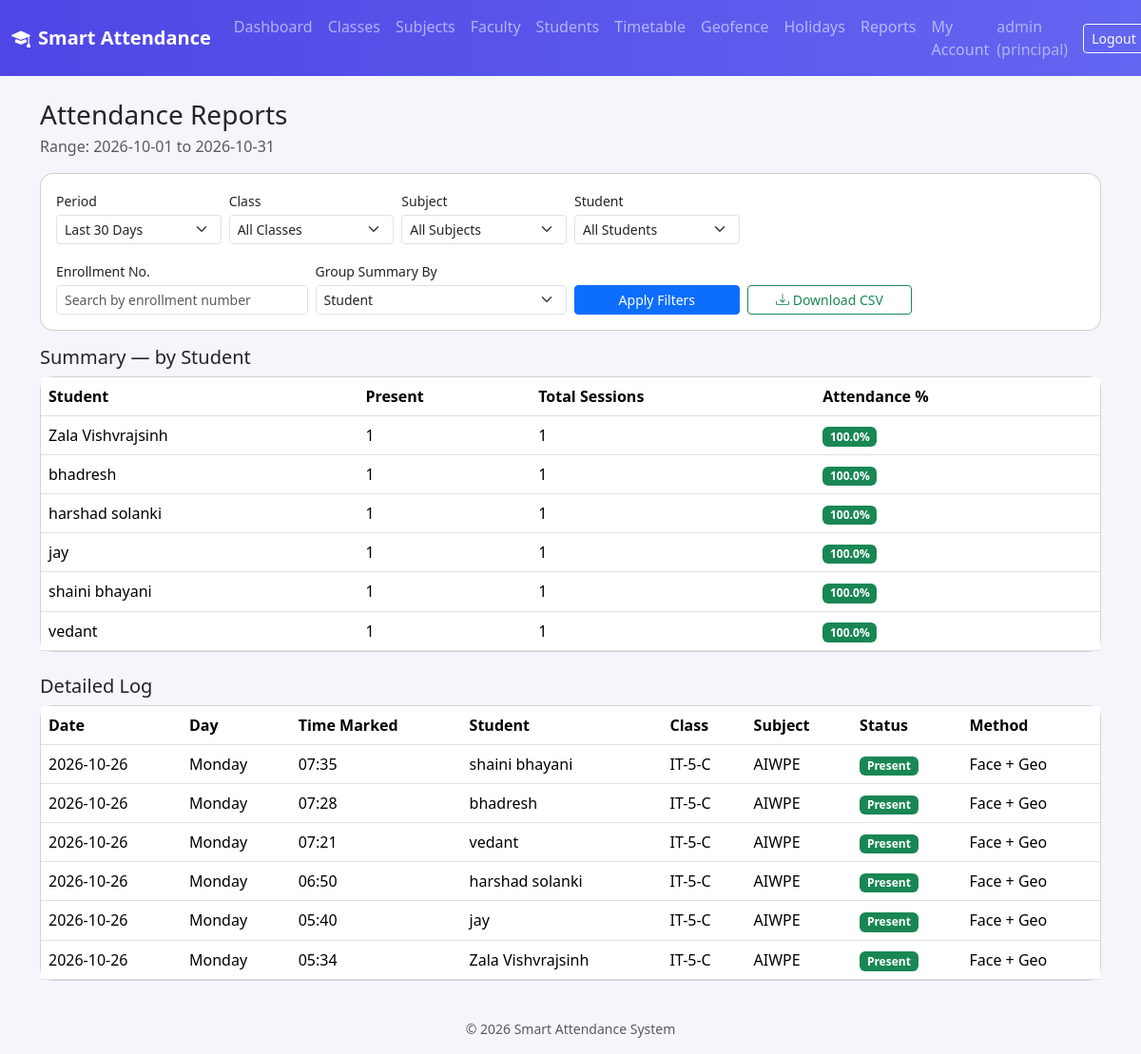
Screenshot of /principal/attendance (signed in) with the database file from the repository.
### models.py (models this page shows)
class User(db.Model, UserMixin):
    __tablename__ = "users"
    id = db.Column(db.Integer, primary_key=True)
    username = db.Column(db.String(80), unique=True, nullable=False)
    email = db.Column(db.String(120), unique=True, nullable=False)
    password_hash = db.Column(db.String(200), nullable=False)
    role = db.Column(db.String(20), nullable=False)  # principal / faculty / student
    created_at = db.Column(db.DateTime, default=datetime.utcnow)
    faculty_profile = db.relationship("Faculty", backref="user", uselist=False)
    student_profile = db.relationship("Student", backref="user", uselist=False)

class Student(db.Model):
    __tablename__ = "students"
    id = db.Column(db.Integer, primary_key=True)
    user_id = db.Column(db.Integer, db.ForeignKey("users.id"), nullable=False)
    name = db.Column(db.String(120), nullable=False)
    enrollment_no = db.Column(db.String(50), unique=True, nullable=True)
    class_id = db.Column(db.Integer, db.ForeignKey("classes.id"), nullable=False)
    face_registered = db.Column(db.Boolean, default=False)
    face_images = db.relationship("FaceImage", backref="student", cascade="all, delete-orphan")
    attendance_records = db.relationship("Attendance", backref="student", cascade="all, delete-orphan")

class Attendance(db.Model):
    __tablename__ = "attendance"
    id = db.Column(db.Integer, primary_key=True)
    student_id = db.Column(db.Integer, db.ForeignKey("students.id"), nullable=False)
    subject_id = db.Column(db.Integer, db.ForeignKey("subjects.id"), nullable=False)
    timetable_id = db.Column(db.Integer, db.ForeignKey("timetable.id"), nullable=True)
    date = db.Column(db.Date, nullable=False)
    marked_at = db.Column(db.DateTime, default=datetime.utcnow)
    status = db.Column(db.String(10), nullable=False)  # Present / Absent
    method = db.Column(db.String(20), default="manual")  # manual / face_geo
    latitude = db.Column(db.Float, nullable=True)
    longitude = db.Column(db.Float, nullable=True)
    subject = db.relationship("Subject", backref="attendance_records")

class ClassModel(db.Model):
    __tablename__ = "classes"
    id = db.Column(db.Integer, primary_key=True)
    name = db.Column(db.String(80), unique=True, nullable=False)
    subjects = db.relationship("Subject", backref="class_", cascade="all, delete-orphan")
    students = db.relationship("Student", backref="class_", cascade="all, delete-orphan")
    location = db.relationship("ClassLocation", backref="class_", uselist=False,
                                cascade="all, delete-orphan")

class Subject(db.Model):
    __tablename__ = "subjects"
    id = db.Column(db.Integer, primary_key=True)
    name = db.Column(db.String(120), nullable=False)
    class_id = db.Column(db.Integer, db.ForeignKey("classes.id"), nullable=False)

### routes/principal.py (the view)
@principal_bp.route("/attendance")
@login_required
@role_required("principal")
def attendance_report():
    group_by = request.args.get("group_by", "student")
    query, meta = _build_attendance_query(request.args)
    records = query.order_by(Attendance.date.desc(), Attendance.marked_at.desc()).all()
    group_funcs = {
        "student": (lambda r: r.student_id, lambda k: Student.query.get(k).name if Student.query.get(k) else "Unknown"),
        "subject": (lambda r: r.subject_id, lambda k: Subject.query.get(k).name if Subject.query.get(k) else "Unknown"),
        "class": (lambda r: r.student.class_id, lambda k: ClassModel.query.get(k).name if ClassModel.query.get(k) else "Unknown"),
        "week": (week_bucket_of_record, week_label),
        "month": (month_bucket_of_record, month_label),
    }
    key_func, label_func = group_funcs.get(group_by, group_funcs["student"])
    summary_rows = summarize(records, key_func, label_func)
    detail_records = records[:500]
    return render_template(
        "principal/attendance_report.html",
        records=detail_records,
        summary_rows=summary_rows,
        classes=ClassModel.query.order_by(ClassModel.name).all(),
        subjects=Subject.query.order_by(Subject.name).all(),
        students=Student.query.order_by(Student.name).all(),
        selected_class=meta["class_id"],
        selected_subject=meta["subject_id"],
        selected_student=meta["student_id"],
        selected_enrollment_no=meta["enrollment_no"],
        selected_period=meta["period"],
        selected_group_by=group_by,
        start_date=meta["custom_start"] or "",
        end_date=meta["custom_end"] or "",
        period_choices=PERIOD_CHOICES,
        range_label=f"{meta['start']} to {meta['end']}" if meta["start"] and meta["end"] else "All Time",
    )

### app.py (called while the page is built)
@login_manager.user_loader
def load_user(user_id):
    return User.query.get(int(user_id))

### utils/report_utils.py (called while the page is built, shortened)
def resolve_period(period, custom_start=None, custom_end=None):
    today = date.today()
    if period == "week":
        return today - timedelta(days=7), today
    if period == "month":
        return today - timedelta(days=30), today

def apply_date_range(query, date_column, start, end):
    if start:
        query = query.filter(date_column >= start)
    if end:
        query = query.filter(date_column <= end)
    return query

def summarize(records, key_func, label_func):
    buckets = defaultdict(lambda: {"total": 0, "present": 0})
    for r in records:
        key = key_func(r)
        buckets[key]["total"] += 1
        if r.status == "Present":
            buckets[key]["present"] += 1
    rows = []
    for key, v in buckets.items():
        pct = round((v["present"] / v["total"]) * 100, 1) if v["total"] else 0.0
        rows.append({"label": label_func(key), "total": v["total"], "present": v["present"], "pct": pct})
    rows.sort(key=lambda r: r["label"])
    return rows

### templates/principal/attendance_report.html (shortened to what this page needs)
{% extends "base.html" %}
{% block content %}
<h3 class="mb-1">Attendance Reports</h3>
<p class="text-muted">Range: {{ range_label }}</p>
<form method="GET" class="card p-3 mb-3">
  <div class="row g-2 align-items-end">
    <div class="col-md-2">
      <label class="form-label small mb-1">Period</label>
      <select class="form-select form-select-sm" name="period" id="periodSelect" onchange="toggleCustomRange()">
        {% for value, label in period_choices %}
        <option value="{{ value }}" {% if selected_period == value %}selected{% endif %}>{{ label }}</option>
        {% endfor %}
      </select>
    </div>
    <div class="col-md-2">
      <label class="form-label small mb-1">Class</label>
      <select class="form-select form-select-sm" name="class_id">
        <option value="">All Classes</option>
      </select>
    </div>
    <div class="col-md-2">
      <label class="form-label small mb-1">Subject</label>
      <select class="form-select form-select-sm" name="subject_id">
        <option value="">All Subjects</option>
      </select>
    </div>
    <div class="col-md-2">
      <label class="form-label small mb-1">Student</label>
      <select class="form-select form-select-sm" name="student_id">
        <option value="">All Students</option>
      </select>
    </div>
  </div>
  <div class="row g-2 align-items-end mt-2">
    <div class="col-md-3">
      <label class="form-label small mb-1">Enrollment No.</label>
      <input type="text" class="form-control form-control-sm" name="enrollment_no" value="{{ selected_enrollment_no }}" placeholder="Search by enrollment number">
    </div>
    <div class="col-md-3">
      <label class="form-label small mb-1">Group Summary By</label>
      <select class="form-select form-select-sm" name="group_by">
        <option value="student" {% if selected_group_by == 'student' %}selected{% endif %}>Student</option>
      </select>
    </div>
    <div class="col-md-2">
      <button class="btn btn-primary btn-sm w-100">Apply Filters</button>
    </div>
    <div class="col-md-2">
      <a class="btn btn-outline-success btn-sm w-100" href="{{ url_for('principal.export_attendance_csv', **request.args) }}">
        <i class="bi bi-download"></i> Download CSV
      </a>
    </div>
  </div>
</form>
<h5 class="mb-2">Summary &mdash; by {{ selected_group_by|capitalize }}</h5>
<div class="card mb-4">
  <table class="table mb-0">
    <thead><tr><th>{{ selected_group_by|capitalize }}</th><th>Present</th><th>Total Sessions</th><th>Attendance %</th></tr></thead>
    <tbody>
      {% for row in summary_rows %}
      <tr>
        <td>{{ row.label }}</td>
        <td>{{ row.present }}</td>
        <td>{{ row.total }}</td>
        <td>
          <span class="badge {% if row.pct >= 75 %}bg-success{% elif row.pct >= 50 %}bg-warning text-dark{% else %}bg-danger{% endif %}">{{ row.pct }}%</span>
        </td>
      </tr>
      {% else %}
      <tr><td colspan="4" class="text-center text-muted py-4">No records found for this filter.</td></tr>
      {% endfor %}
    </tbody>
  </table>
</div>
<h5 class="mb-2">Detailed Log</h5>
<div class="card">
  <table class="table mb-0">
    <thead><tr><th>Date</th><th>Day</th><th>Time Marked</th><th>Student</th><th>Class</th><th>Subject</th><th>Status</th><th>Method</th></tr></thead>
    <tbody>
      {% for r in records %}
      <tr>
        <td>{{ r.date }}</td>
        <td>{{ r.date.strftime('%A') }}</td>
        <td>{{ r.marked_at.strftime('%H:%M') if r.marked_at else '-' }}</td>
        <td>{{ r.student.name }}</td>
        <td>{{ r.student.class_.name }}</td>
        <td>{{ r.subject.name }}</td>
        <td>
          {% if r.status == 'Present' %}<span class="badge bg-success">Present</span>
          {% else %}<span class="badge bg-danger">Absent</span>{% endif %}
        </td>
        <td>{{ 'Face + Geo' if r.method == 'face_geo' else 'Manual' }}</td>
      </tr>
      {% else %}
      <tr><td colspan="8" class="text-center text-muted py-4">No attendance records found.</td></tr>
      {% endfor %}
    </tbody>
  </table>
</div>
{% endblock %}

### templates/base.html (shortened to what this page needs)
<!DOCTYPE html>
<html lang="en">
<head>
<link href="https://cdn.jsdelivr.net/npm/bootstrap@5.3.3/dist/css/bootstrap.min.css" rel="stylesheet">
<link href="https://cdn.jsdelivr.net/npm/bootstrap-icons@1.11.3/font/bootstrap-icons.css" rel="stylesheet">
<link rel="stylesheet" href="{{ url_for('static', filename='css/style.css') }}">
</head>
<body>
{% if current_user.is_authenticated %}
<nav class="navbar navbar-expand-lg navbar-dark app-navbar">
  <div class="container-fluid">
    <a class="navbar-brand fw-bold" href="/"><i class="bi bi-mortarboard-fill me-2"></i>Smart Attendance</a>
    <div class="collapse navbar-collapse" id="nav">
      <ul class="navbar-nav me-auto">
        {% if current_user.role == 'principal' %}
        <li class="nav-item"><a class="nav-link" href="{{ url_for('principal.dashboard') }}">Dashboard</a></li>
        <li class="nav-item"><a class="nav-link" href="{{ url_for('principal.classes') }}">Classes</a></li>
        <li class="nav-item"><a class="nav-link" href="{{ url_for('principal.subjects') }}">Subjects</a></li>
        <li class="nav-item"><a class="nav-link" href="{{ url_for('principal.faculty') }}">Faculty</a></li>
        <li class="nav-item"><a class="nav-link" href="{{ url_for('principal.students') }}">Students</a></li>
        <li class="nav-item"><a class="nav-link" href="{{ url_for('principal.timetable') }}">Timetable</a></li>
        <li class="nav-item"><a class="nav-link" href="{{ url_for('principal.locations') }}">Geofence</a></li>
        <li class="nav-item"><a class="nav-link" href="{{ url_for('principal.holidays') }}">Holidays</a></li>
        <li class="nav-item"><a class="nav-link" href="{{ url_for('principal.attendance_report') }}">Reports</a></li>
        <li class="nav-item"><a class="nav-link" href="{{ url_for('principal.settings') }}">My Account</a></li>
        {% elif current_user.role == 'faculty' %}
        <li class="nav-item"><a class="nav-link" href="{{ url_for('faculty.dashboard') }}">Dashboard</a></li>
        <li class="nav-item"><a class="nav-link" href="{{ url_for('faculty.settings') }}">My Account</a></li>
        {% endif %}
      </ul>
      <span class="navbar-text text-white-50 me-3">{{ current_user.username }} ({{ current_user.role }})</span>
      <a class="btn btn-outline-light btn-sm" href="{{ url_for('auth.logout') }}">Logout</a>
    </div>
  </div>
</nav>
{% endif %}
<div class="container py-4">
  {% block content %}{% endblock %}
</div>
<footer class="text-center text-muted small py-3">&copy; {{ current_year }} Smart Attendance System</footer>
</body>
</html>

### static/css/style.css (style rules this page uses)
body { background: #f4f6fb; font-family: 'Segoe UI', system-ui, sans-serif; }
.app-navbar { background: linear-gradient(90deg, #4f46e5, #6366f1); }
.card { border-radius: 14px; }
table thead { background: #eef0fb; }

### rows the page displays
User: username "admin", role "principal"
Student: label "Zala Vishvrajsinh", present "1", total "1", pct "100.0"
Student: label "bhadresh", present "1", total "1", pct "100.0"
Student: label "harshad solanki", present "1", total "1", pct "100.0"
Student: label "jay", present "1", total "1", pct "100.0"
Student: label "shaini bhayani", present "1", total "1", pct "100.0"
Student: label "vedant", present "1", total "1", pct "100.0"
Attendance: date "2026-10-26", date "Monday", marked_at "07:35", student.name "shaini bhayani", student.class_.name "IT-5-C", subject.name "AIWPE", status "Present", method "Face + Geo"
Attendance: date "2026-10-26", date "Monday", marked_at "07:28", student.name "bhadresh", student.class_.name "IT-5-C", subject.name "AIWPE", status "Present", method "Face + Geo"
Attendance: date "2026-10-26", date "Monday", marked_at "07:21", student.name "vedant", student.class_.name "IT-5-C", subject.name "AIWPE", status "Present", method "Face + Geo"
Attendance: date "2026-10-26", date "Monday", marked_at "06:50", student.name "harshad solanki", student.class_.name "IT-5-C", subject.name "AIWPE", status "Present", method "Face + Geo"
Attendance: date "2026-10-26", date "Monday", marked_at "05:40", student.name "jay", student.class_.name "IT-5-C", subject.name "AIWPE", status "Present", method "Face + Geo"
Attendance: date "2026-10-26", date "Monday", marked_at "05:34", student.name "Zala Vishvrajsinh", student.class_.name "IT-5-C", subject.name "AIWPE", status "Present", method "Face + Geo"

### other values shown
{{ range_label }} "2026-10-01 to 2026-10-31"
{{ selected_group_by|capitalize }} "Student"
form field period "Last 30 Days"
